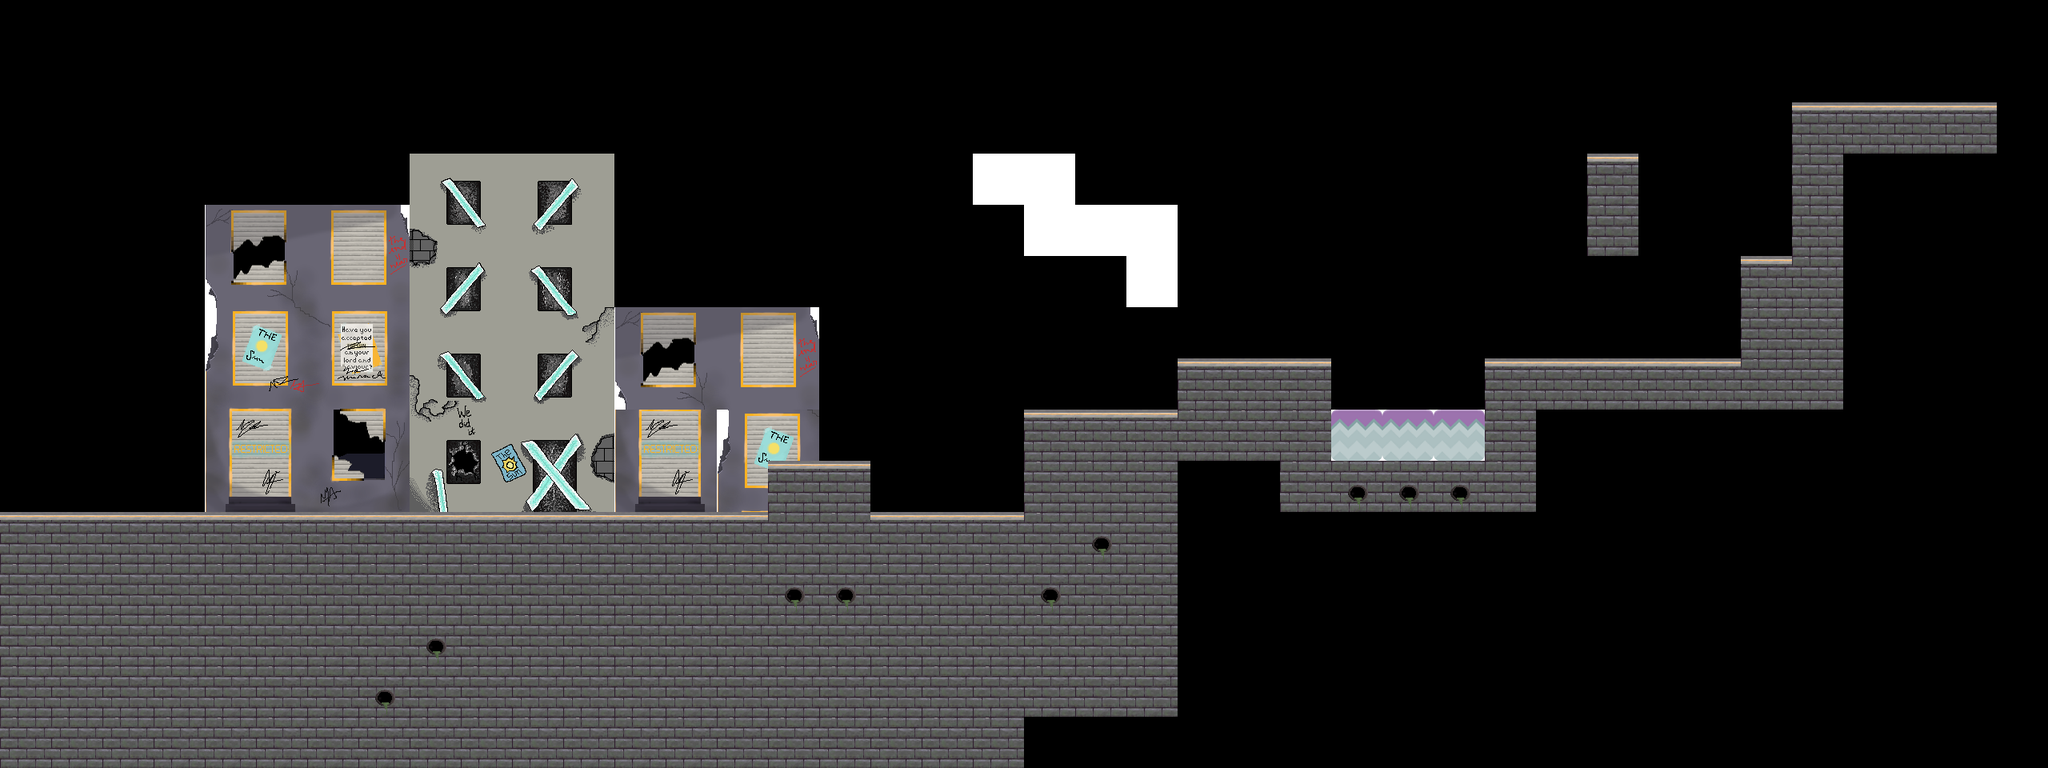

The image is a tile-based game level rendered from a .tmx file. Its description and complete source (layers, tilesets, objects, tile grids) follow:
An orthogonal 40x15 tile map with 64x64 px tiles, 1 tile layer (Camada de Tiles 1), 4 tilesets.

<map version="1.0" orientation="orthogonal" renderorder="left-up" width="40" height="15" tilewidth="64" tileheight="64" nextobjectid="1">
 <tileset firstgid="1" name="Tileset1" tilewidth="64" tileheight="64" tilecount="4" columns="2">
  <image source="Tileset2.png" trans="ffffff" width="128" height="128" />
 </tileset>
 <tileset firstgid="5" name="predio_1" tilewidth="64" tileheight="64" tilecount="24" columns="4">
  <image source="predio_1.png" trans="ffffff" width="256" height="384" />
 </tileset>
 <tileset firstgid="29" name="prédio_2" tilewidth="64" tileheight="64" tilecount="28" columns="4">
  <image source="prédio-1.png" trans="ffffff" width="256" height="448" />
 </tileset>
 <tileset firstgid="57" name="TilesetOLD" tilewidth="64" tileheight="64" tilecount="4" columns="2">
  <image source="Tileset1.png" trans="ffffff" width="128" height="128" />
 </tileset>
 <layer name="Camada de Tiles 1" width="40" height="15">
  <data encoding="csv">
0,0,0,0,0,0,0,0,0,0,0,0,0,0,0,0,0,0,0,0,0,0,0,0,0,0,0,0,0,0,0,0,0,0,0,0,0,0,0,0,
0,0,0,0,0,0,0,0,0,0,0,0,0,0,0,0,0,0,0,0,0,0,0,0,0,0,0,0,0,0,0,0,0,0,0,0,0,0,0,0,
0,0,0,0,0,0,0,0,0,0,0,0,0,0,0,0,0,0,0,0,0,0,0,0,0,0,0,0,0,0,0,0,0,0,0,3,3,3,3,0,
0,0,0,0,0,0,0,0,29,30,31,32,0,0,0,0,0,0,0,4,4,0,0,0,0,0,0,0,0,0,0,3,0,0,0,2,0,0,0,0,
0,0,0,0,5,6,7,8,33,34,35,36,0,0,0,0,0,0,0,0,4,4,4,0,0,0,0,0,0,0,0,2,0,0,0,2,0,0,0,0,
0,0,0,0,9,10,11,12,37,38,39,40,0,0,0,0,0,0,0,0,0,0,4,0,0,0,0,0,0,0,0,0,0,0,3,2,0,0,0,0,
0,0,0,0,13,14,15,16,41,42,43,44,5,6,7,8,0,0,0,0,0,0,0,0,0,0,0,0,0,0,0,0,0,0,2,2,0,0,0,0,
0,0,0,0,17,18,19,20,45,46,47,48,9,10,11,12,0,0,0,0,0,0,0,3,3,3,0,0,0,3,3,3,3,3,2,2,0,0,0,0,
0,0,0,0,21,22,23,24,49,50,51,52,21,22,13,14,0,0,0,0,3,3,3,2,2,2,59,59,59,2,0,0,0,0,0,0,0,0,0,0,
0,0,0,0,25,26,27,28,53,54,55,56,25,26,17,3,3,0,0,0,2,2,2,0,0,2,1,1,1,2,0,0,0,0,0,0,0,0,0,0,
3,3,3,3,3,3,3,3,3,3,3,3,3,3,3,2,2,3,3,3,2,1,2,0,0,0,0,0,0,0,0,0,0,0,0,0,0,0,0,0,
2,2,2,2,2,2,2,2,2,2,2,2,2,2,2,1,1,2,2,2,1,2,2,0,0,0,0,0,0,0,0,0,0,0,0,0,0,0,0,0,
2,2,2,2,2,2,2,2,1,2,2,2,2,2,2,2,2,2,2,2,2,2,2,0,0,0,0,0,0,0,0,0,0,0,0,0,0,0,0,0,
2,2,2,2,2,2,2,1,2,2,2,2,2,2,2,2,2,2,2,2,2,2,2,0,0,0,0,0,0,0,0,0,0,0,0,0,0,0,0,0,
2,2,2,2,2,2,2,2,2,2,2,2,2,2,2,2,2,2,2,2,0,0,0,0,0,0,0,0,0,0,0,0,0,0,0,0,0,0,0,0
</data>
 </layer>
</map>